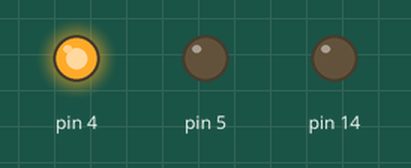
Recording of a sketch running on a simulated Arduino Uno, built with avr-gcc and run on an emulated ATmega328P. Shown: output pins drawn as LEDs (lit = HIGH).

Above: at 0.03 s.
At 2.81 s:
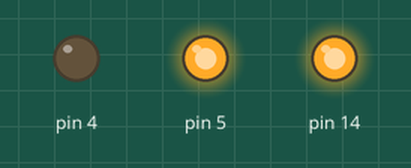
Timing chart, 0 to 3.1 s (numbered marks = the images above):
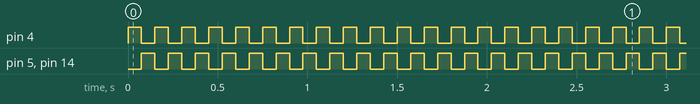

The sketch:

sketch_jul15b.ino
```cpp
void setup() {
  pinMode (5,OUTPUT);
  pinMode (14,OUTPUT);
  pinMode (4, OUTPUT);
}

void loop() {
 //digitalWrite (2, HIGH);
 //delay (1000);
 //digitalWrite (2, LOW);//

 digitalWrite (5, LOW);
 digitalWrite (14, LOW);
 digitalWrite (4, HIGH);
 delay (75);
 digitalWrite (5, HIGH);
 digitalWrite (14, HIGH);
 digitalWrite (4, LOW);
 delay (75);

}
```

Measured:
- by itself, pin 4, pin 5, pin 14: alternates HIGH for 0.08 s and LOW for 0.08 s
